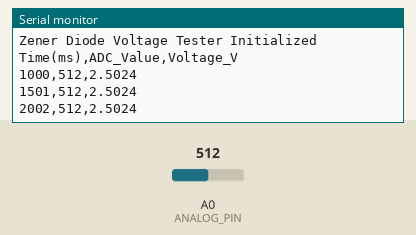
This sketch was run on a simulated Arduino Uno, built with avr-gcc and run on an emulated ATmega328P. Shown: the last lines printed to the serial monitor. Inputs (shaded band) come from the test bench; at power-on: A0 (ANALOG_PIN) = 512.

Above: at 2.2 s.
2.3 s: A0 (ANALOG_PIN) set to 716
At 2.9 s:
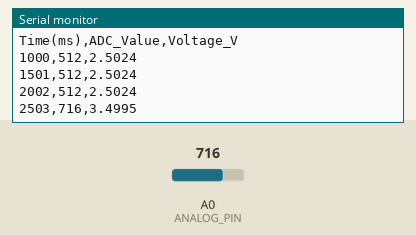
3.8 s: A0 (ANALOG_PIN) set to 900
At 4.4 s:
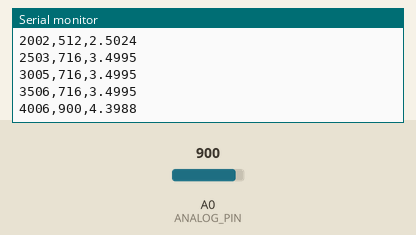
Timing chart, 0 to 6.8 s (numbered marks = the images above; inputs shaded):
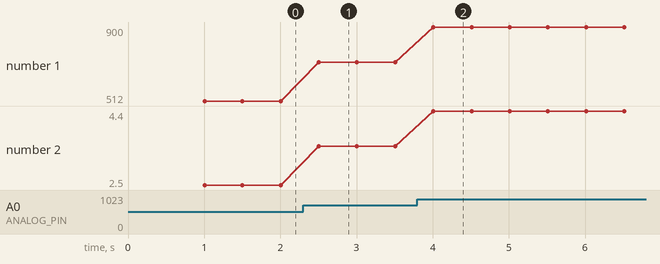

Measured:
- after the input at 2.3 s, the serial monitor: prints a new line after 0.20 s (image 1)
- after the input at 3.8 s, the serial monitor: prints a new line after 0.21 s (image 2)
- plotted number 1: 512 → 716 after the input at 2.3 s, 716 → 900 after the input at 3.8 s
- plotted number 2: 2.5 → 3.5 after the input at 2.3 s, 3.5 → 4.4 after the input at 3.8 s

The sketch:

Zener_Project.ino
```cpp
#include <Arduino.h>

// Wemos D1 Mini Pro A0 pin
const int ANALOG_PIN = A0;

// Voltage Divider Config
// ADC Max Value for ESP8266 is 1024 (10-bit)
// The A0 pin on Wemos D1 Mini Pro has an internal voltage divider (typically 220k:100k)
// allowing it to measure up to ~3.2V-3.3V directly.
// HOWEVER, for 5V measurements, an EXTERNAL voltage divider is needed.
// This code assumes a scaling factor to convert the 0-1023 reading to actual Voltage.
// Calibration: Measure a known voltage, check the ADC reading, and adjust.
// Theoretical Factor for 3.3V max: 3.3 / 1023.0 ~= 0.0032258
// If using an external divider to measure up to 5V, the factor will be higher.
// Example: If 5.0V input gives 1023 reading -> Factor = 5.0/1023.0
const float VOLTAGE_SCALE_FACTOR = 5.0 / 1023.0;

void setup() {
  Serial.begin(115200);
  // Wait for serial to stabilize
  delay(1000);
  Serial.println("Zener Diode Voltage Tester Initialized");
  Serial.println("Time(ms),ADC_Value,Voltage_V");

  pinMode(ANALOG_PIN, INPUT);
}

void loop() {
  int adcValue = analogRead(ANALOG_PIN);
  float voltage = adcValue * VOLTAGE_SCALE_FACTOR;

  Serial.print(millis());
  Serial.print(",");
  Serial.print(adcValue);
  Serial.print(",");
  Serial.println(voltage, 4); // 4 decimal places

  delay(500);
}
```

main.cpp
```cpp

```
